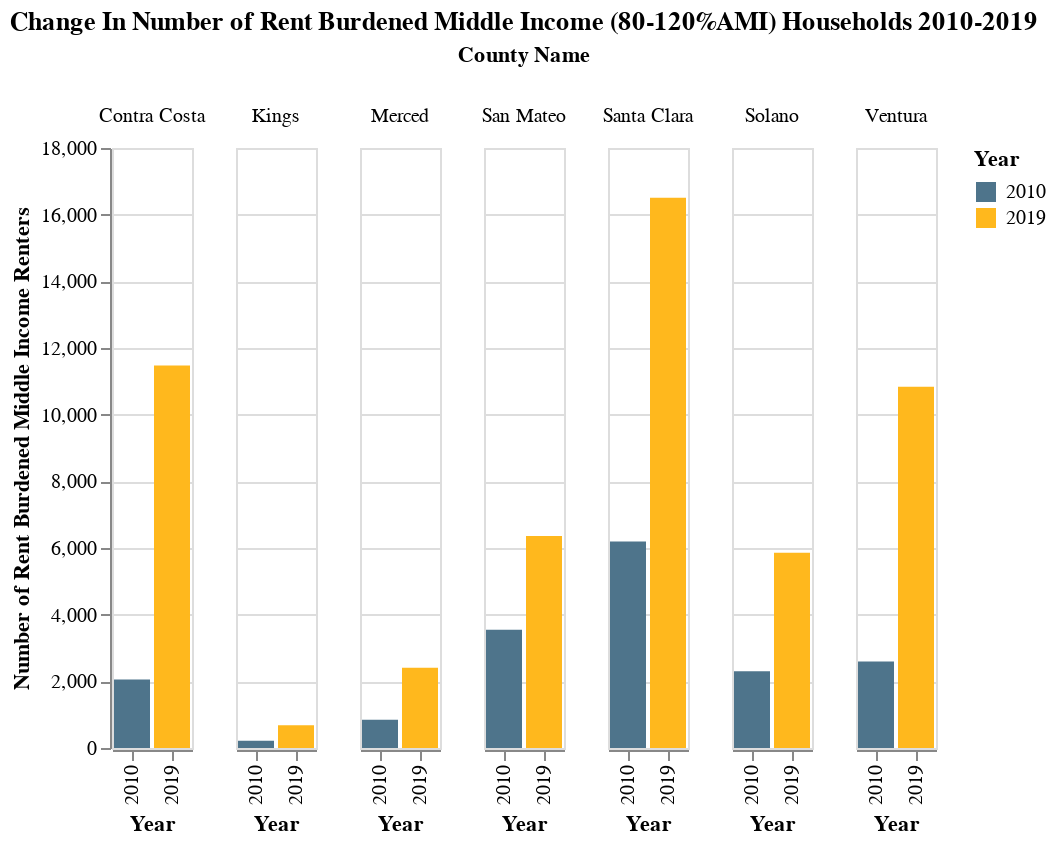

Write notebook code for a chart like this one.
### Code cell
alt.Chart(mid_income_weighted_rent_burden_cross_10_19_high_counties).mark_bar().encode(
    x='Year',
    y='Number of Rent Burdened Middle Income Renters',
    color='Year',
    column='County Name'
).configure(background="#ffffff").configure_legend().properties(
    title={
      "text": ["Change In Number of Rent Burdened Middle Income (80-120%AMI) Households 2010-2019"]})

### Figure 1 — Vega-Lite specification as saved in the notebook (floating-point values rounded to 4 significant figures)
{"config": {"title": {"font": "Veranda Regular"}, "range": {"category": ["#4E748B", "#FFB81D", "#EE1F60", "#B7B09D", "#00B3E3", "#011E41"]}, "legend": {"labelFont": "Veranda Regular"}, "bar": {"fill": ["#4E748B", "#FFB81D", "#EE1F60", "#B7B09D", "#00B3E3", "#011E41"], "stroke": false}, "background": "#ffffff"}, "data": {"name": "data-00e9975f4bcc7123f085997211952293"}, "mark": "bar", "encoding": {"color": {"type": "nominal", "field": "Year"}, "column": {"type": "nominal", "field": "County Name"}, "x": {"type": "nominal", "field": "Year"}, "y": {"type": "quantitative", "field": "Number of Rent Burdened Middle Income Renters"}}, "title": {"text": ["Change In Number of Rent Burdened Middle Income (80-120%AMI) Households 2010-2019"]}, "$schema": "https://vega.github.io/schema/vega-lite/v4.0.2.json", "datasets": {"data-00e9975f4bcc7123f085997211952293": [{"County Name": "Contra Costa", "Year": "2010", "Number of Rent Burdened Middle Income Renters": 2056.0}, {"County Name": "Kings", "Year": "2010", "Number of Rent Burdened Middle Income Renters": 221.0}, {"County Name": "Merced", "Year": "2010", "Number of Rent Burdened Middle Income Renters": 847.0}, {"County Name": "San Mateo", "Year": "2010", "Number of Rent Burdened Middle Income Renters": 3544.0}, {"County Name": "Santa Clara", "Year": "2010", "Number of Rent Burdened Middle Income Renters": 6195.0}, {"County Name": "Solano", "Year": "2010", "Number of Rent Burdened Middle Income Renters": 2299.0}, {"County Name": "Ventura", "Year": "2010", "Number of Rent Burdened Middle Income Renters": 2593.0}, {"County Name": "Contra Costa", "Year": "2019", "Number of Rent Burdened Middle Income Renters": 11470.0}, {"County Name": "Kings", "Year": "2019", "Number of Rent Burdened Middle Income Renters": 680.0}, {"County Name": "Merced", "Year": "2019", "Number of Rent Burdened Middle Income Renters": 2406.0}, {"County Name": "San Mateo", "Year": "2019", "Number of Rent Burdened Middle Income Renters": 6361.0}, {"County Name": "Santa Clara", "Year": "2019", "Number of Rent Burdened Middle Income Renters": 16510.0}, {"County Name": "Solano", "Year": "2019", "Number of Rent Burdened Middle Income Renters": 5854.0}, {"County Name": "Ventura", "Year": "2019", "Number of Rent Burdened Middle Income Renters": 10840.0}]}}
